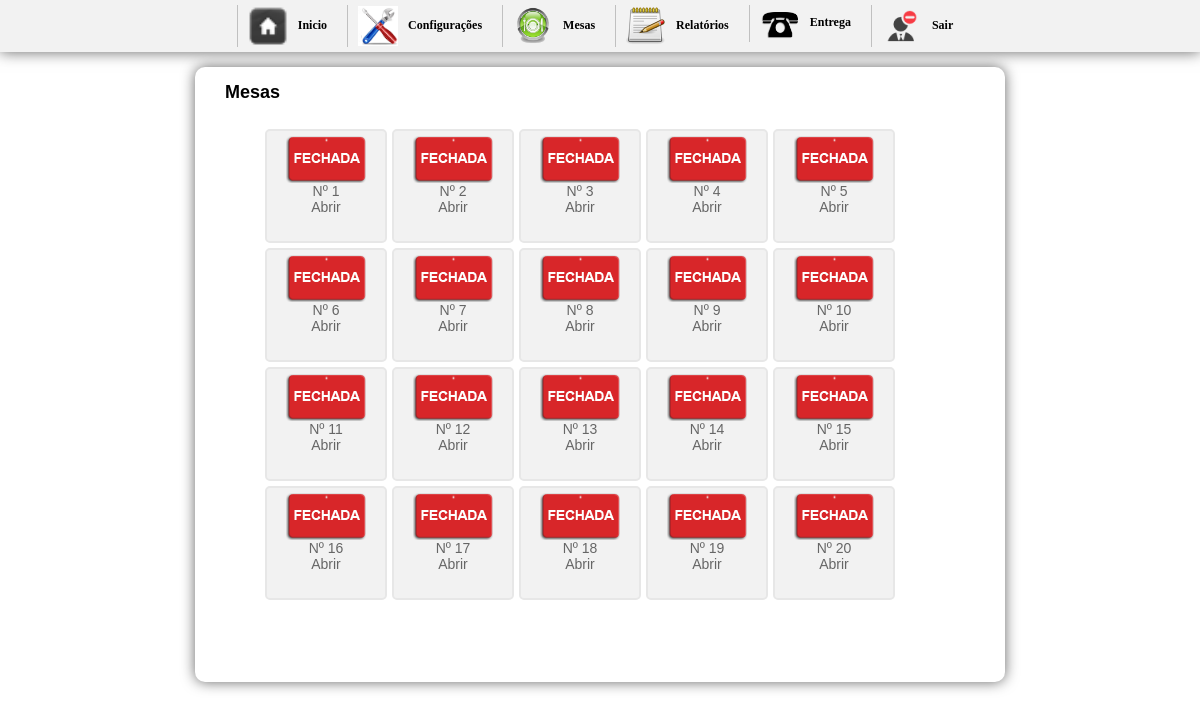
/inicio.php?btn=mesa&fecha=fechar&id_mesa=9 (signed in), run on an earlier commit of the app's database.
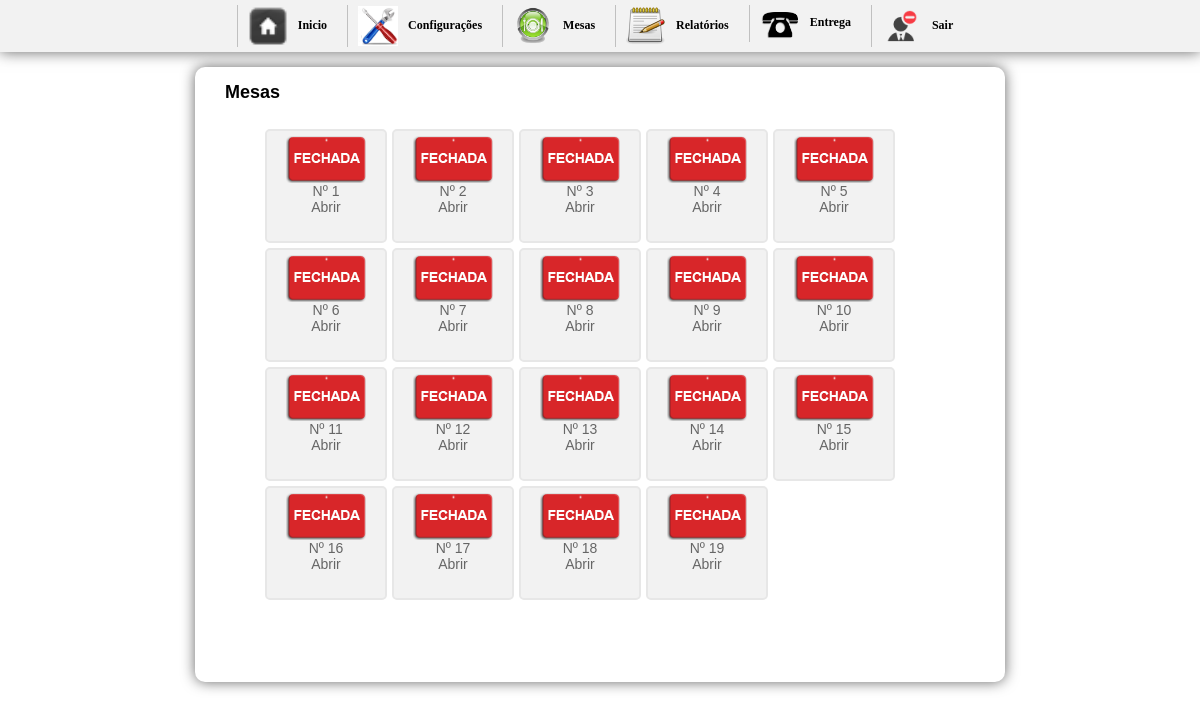
And on a later commit of the database.
### tables this page shows
CREATE TABLE `mesa` (
  `id_mesa` int(10) NOT NULL AUTO_INCREMENT,
  `numero` int(10) NOT NULL,
  `idGarcon` varchar(200) NOT NULL,
  `situacao` int(1) NOT NULL,
  PRIMARY KEY (`id_mesa`)
);

### mesas.php (the view, shortened to what this page needs)
<h1> &nbsp;&nbsp;&nbsp;Mesas</h1>
<div id="mesas">
<ul>
	<?php
		$sql = mysql_query("SELECT * FROM mesa ORDER BY id_mesa ASC");
		while($ver = mysql_fetch_array($sql)){
			$situacao = $ver['situacao'];
			$id_mesa = $ver['id_mesa'];
			$numero = $ver['numero'];
			$idGarcon = $ver['idGarcon'];
			$gar = mysql_query("SELECT * FROM garcon WHERE idGarcon='$idGarcon'");
			$bosta = mysql_fetch_assoc($gar);
			$nomeGarcon = $bosta['nomeGarcon'];
			if($situacao == 0){
				$img = "<img src='imagens/mesafechada.png' width='80' height='47' border='0'>";
			}else{
			$img = "<img src='imagens/mesaaberta.png' width='80' height='47' border='0'>";
			}
	?>
	<li><a href="?btn=vendermesa&id_mesa=<?php echo $id_mesa ?>&idGarcon=<?php echo $idGarcon ?>"><?php echo $img; echo "<br/>";  echo 'Nº '.$numero;  echo "<br/>"; if($situacao == 1){echo "Garçom: ".$nomeGarcon; }else{echo "Abrir";} ?></a></li>
<?php }?>
</ul>
</div>

### inicio.php (shortened to what this page needs)
<!DOCTYPE html PUBLIC "-//W3C//DTD XHTML 1.0 Transitional//EN" "http://www.w3.org/TR/xhtml1/DTD/xhtml1-transitional.dtd">
<html xmlns="http://www.w3.org/1999/xhtml">
<head>
<link href="css/style.css" rel="stylesheet" type="text/css">
<link href="css/css.css" rel="stylesheet" type="text/css">
<link href="css/jquery-uicss.css" rel="stylesheet" type="text/css">
</head>
<body>
<div class="naomostra">
<div id="menu"><center><?php include "menu.php"?></center></div></div>
<div id="geral">
	<?php
		if($_GET['btn'] == "nova"){
			include "vender.php";
		}elseif($_GET['btn'] == "cadastroProdutos"){
			include "cadastroProdutos.php";
		}elseif($_GET['btn'] == "alterapreco"){
			include "alterapreco.php";
		}elseif($_GET['btn'] == "relatorio"){
			include "relatorio.php";
		}
		elseif($_GET['btn'] == "config"){
			include "config.php";
		}
		elseif($_GET['btn'] == "mesa"){
			include "mesas.php";
		}
		elseif($_GET['btn'] == "entrega"){
			include "entrega.php";
		}
		elseif($_GET['btn'] == "vendermesa"){
			include "vendamesa.php";
		}
		elseif($_GET['btn'] == "categoria"){
			include "categoria.php";
		}
		elseif($_GET['btn'] == "cadastromesa"){
			include "cadastromesa.php";}
			elseif($_GET['btn'] == "vendapedido"){
			include "vendapedido.php";
		}
		elseif($_GET['btn'] == "cadastroclientes"){
			include "cadastrarcliente.php";
		}
		elseif($_GET['btn'] == "editarcliente"){
			include "editarcliente.php";
		}
		elseif($_GET['btn'] == "cadGarcon"){
			include "cadGarcon.php";
		}
		elseif($_GET['btn'] == "relatoriogarcon"){
			include "relatoriogarcon.php";
		}
		elseif($_GET['btn'] == "garcon"){
			include "vendagarcon.php";
		}elseif($_GET['btn'] == "relatorioproduto"){
			include "relatorio_produto.php";
		}
		elseif($_GET['btn'] == "devedor"){
			include "clientesdevedor.php";
		}
		else{
			include "logo.php";
		}
	?>
    <br/>
</div>
</body>
</html>

### menu.php (shortened to what this page needs)
<ul id="css3menu1" class="topmenu">
	<li><a href="inicio.php" ><img src="imagens/Home-icon.png" width="40" alt="Inicio"/>Inicio</a></li>
	<li><a href="inicio.php?btn=config"><img src="imagens/pic_3.png" width="40" alt=""/>Configurações</a>
    </li>
    <li><a href="inicio.php?btn=mesa"><img src="imagens/mesas.png" width="40" alt=""/>Mesas</a></li>
    <li><a href=""><img src="imagens/cadastro.png" width="40" alt=""/>Relatórios</a>
      </li>
	<li><a href="inicio2.php?btn=entrega"><img src="imagens/restaurant.png" width="40" alt=""/>Entrega</a></li>
    <li><a href="sair.php"><img src="imagens/unsubscribe.png" width="40" alt=""/>Sair</a></li>
</ul>

### css/style.css (style rules this page uses)
ul#css3menu1,ul#css3menu1 ul { margin:0;list-style:none;padding:0;background-color:#F2F2F2; }
ul#css3menu1 li { position:relative;display:block;white-space:nowrap;font-size:0;float:left; }
ul#css3menu1 { font-size:0;z-index:999;position:relative;display:inline-block;zoom:1;padding:0; *display:inline; }
ul#css3menu1>li { margin:0; }
ul#css3menu1 a { display:block;vertical-align:middle;text-align:left;text-decoration:none;font:bold 12px Trebuchet MS;color:#000;cursor:pointer;padding:1px 10px 1px 10px;background-color:#f2f2f2;background-image:url("mainbk.png");background-repeat:repeat;background-position:0 0;border-width:0 0 0 1px;border-style:solid;border-color:#C0C0C0; }
ul#css3menu1 img { border:none;vertical-align:middle;margin-right:10px; }

### css/css.css (style rules this page uses)
body { margin-left: 0px;margin-top: 0px;margin-right: 0px;margin-bottom: 0px; background-color:#FFF; font-family:Verdana, Geneva, sans-serif; font-size:14px; }
#menu { width:100%; height:52px;margin:0 auto; background-color:#f2f2f2;box-shadow: 0px 0px 1em #666; -webkit-box-shadow: 0px 0px 1em #666; -moz-box-shadow: 0px 0px 1em #666; }
#menu ul li { float:left; list-style:none; padding:5px; }
#geral { width:780px; height:585px; background:#FFF; padding:15px; margin:15px auto; box-shadow: 0px 0px 1em #666; -webkit-box-shadow: 0px 0px 1em #666; -moz-box-shadow: 0px 0px 1em #666; border-radius: 10px; }
h1 { font-size:18px; margin-top:0; }
#mesas { width:750px; height:500px; margin:0 auto; background:#FFF; border-radius:5px; overflow:auto; }
#mesas ul li a:link { text-decoration:none; color:#666; cursor:pointer; display:block; }
#mesas li { float:left; margin-right:5px; margin-bottom:5px; list-style:none; border-radius:5px; border:2px solid #e7e7e7; text-align:center; padding:5px; width:108px; height:100px; background-color:#f2f2f2; cursor:pointer; display:block; }

### inicio.php (style rules this page uses)
.naomostra { display: none; }

What changed in the data, as far as the page shows it:
removed mesa: situacao 0 (drawn), numero "20"
